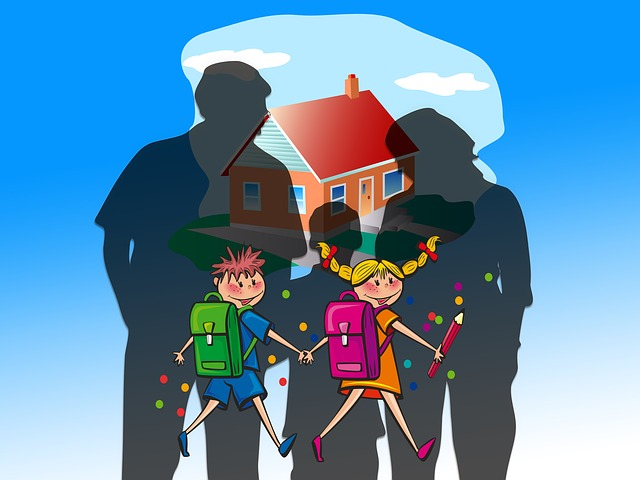
#> input picture PracticeImage/family.jpg, 640 x 480 px, found by its file name
$ python colorSelection.py
#> lines starting #> are read from the running program, lines starting #| are printed output that depends on the picture; after the words box and inside, x2 and y2 are one past the last pixel; in counts of white or black regions, pixels touching at a corner belong together
import matplotlib.pyplot as plt
import matplotlib.image as mpimg
import numpy as np

image = mpimg.imread("family.jpg")
#> image is the input picture: shape (480, 640, 3); mean R, G, B 91.7, 138.2, 171.3
print("This image is {}, with dimensions: {}".format(type(image), image.shape))
#| This image is <class 'numpy.ndarray'>, with dimensions: (480, 640, 3)
# print(image[:, :, 1].shape)
xsize = image.shape[0]
#> xsize = 480
ysize = image.shape[1]
#> ysize = 640
color_select = np.copy(image)

#set the threshold
red_threshold = 254
green_threshold = 254
blue_threshold = 254
rgb_thresholds = [red_threshold, green_threshold, blue_threshold]

thresholds = (image[:, :, 0] < rgb_thresholds[0]) \
             | (image[:, :, 1] < rgb_thresholds[1]) \
             | (image[:, :, 2] < rgb_thresholds[2])
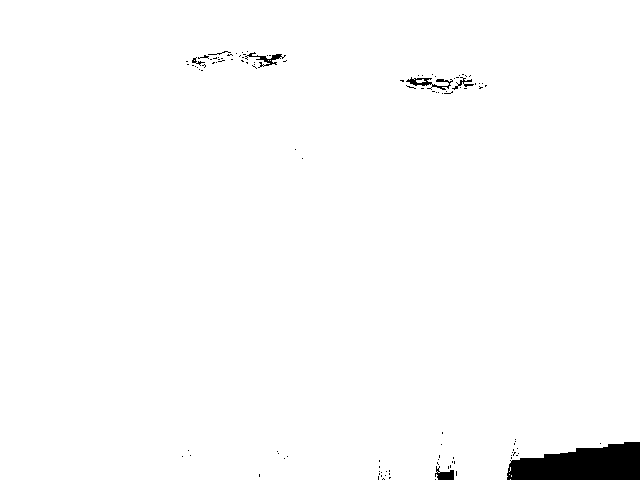
#> thresholds: shape (480, 640) bool; 98.4% white; 113 black regions (106 under 20 px), largest, box (x1, y1, x2, y2) and area: (507, 442, 640, 480) 3819, (406, 77, 453, 90) 215, (245, 52, 286, 68) 177

color_select[thresholds] = [0, 0, 0]
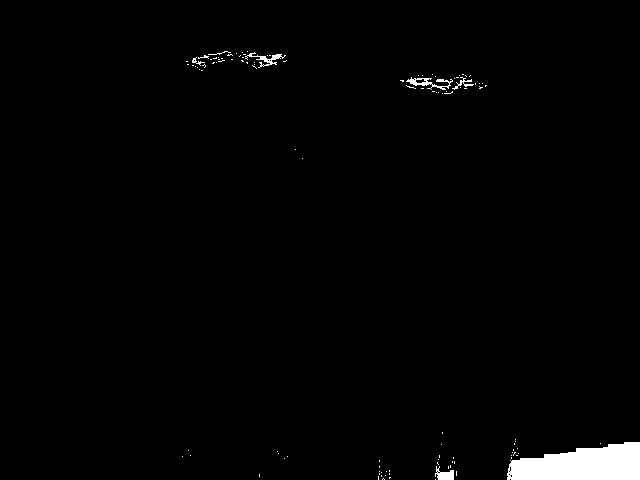
#> color_select: shape (480, 640, 3); mean R, G, B 4, 4, 4
plt.imshow(color_select)
plt.show()
